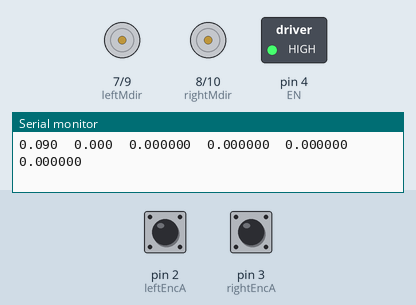
Bench run of a sketch on a simulated Arduino Uno, built with avr-gcc and run on an emulated ATmega328P. Parts: direction and speed pins drawn as motors (green arrow = direction pin HIGH = forward, orange = LOW = backward, longer = more drive), switched loads named in the sketch (green lamp = pin HIGH), the last lines printed to the serial monitor. The inputs (shaded band) are chosen by the test bench; at power-on: pin 2 (leftEncA) HIGH, pin 3 (rightEncA) HIGH.

Above: at 0.1 s.
At 1.1 s:
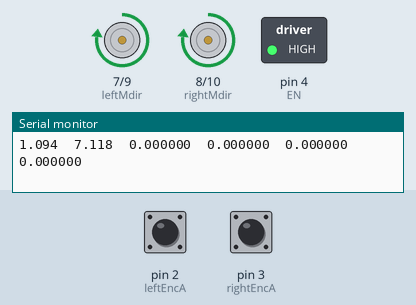
Timing chart, 0 to 4.5 s (numbered marks = the images above):
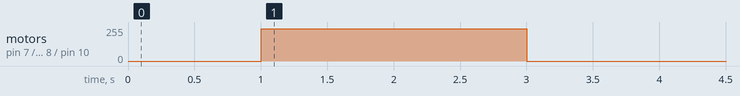

Measured:
- by itself, motor on pin 7 (leftMdir) / pin 9 (leftMpwm), motor on pin 8 (rightMdir) / pin 10 (rightMpwm): stopped → forward 242/255 at 1.0 s, → stopped 2.0 s later

The sketch:

Assignment_2a.ino
```cpp
// === VelocityControl_PI_2a.ino ===
//
// Purpose: 2a demo. Run a PI velocity controller from rest.
//          Log regular samples for t in [0, 3 s] to the serial port.
//          Can print either 6 columns (both wheels) or the 3 required columns.
//
// PRINT MODE: set to 6 for: time  V  omegaL  omegaR  thetaL  thetaR
//             set to 3 for: time  V  omegaAvg
#define PRINT_COLUMNS 6   // <-- change to 3 if your grader wants exactly 3 cols

// ---- Motor driver pins ----
const int EN         = 4;   // HIGH enables motor driver
const int leftMdir   = 7;
const int leftMpwm   = 9;
const int rightMdir  = 8;
const int rightMpwm  = 10;

// ---- Encoder pins (UNO) ----
const int leftEncA   = 2;   // interrupt 0
const int leftEncB   = 5;
const int rightEncA  = 3;   // interrupt 1
const int rightEncB  = 6;

// ---- Geometry & scaling ----
const long  COUNTS_PER_REV = 3200;        // 2π rad = 3200 counts
const float PI8            = 3.14159265f;
const float TWO_PI_F       = 2.0f * PI8;

// ---- Timing ----
const unsigned long desired_Ts_ms = 10;   // 100 Hz loop
const float Ts_s = (float)desired_Ts_ms / 1000.0f;

// ---- Per-wheel sign (flip if forward is negative) ----
const int LEFT_SIGN  = 1;
const int RIGHT_SIGN = +1;

// ---- Plant / electrical ----
const float BATTERY_VOLTAGE = 7.5f;      // << set to your pack
const float VMAX            = 0.95f * BATTERY_VOLTAGE; // headroom vs saturation

// ---- Desired speed (TA-provided), step at t=1s ----
const float OMEGA_REF_RAD_S = 12.0f;      // << put your assigned rad/s here

// ---- PI controller (tune these) ----
// For first-order motor G(s)=K/(s+sigma), PI often: Kp ≈ (sigma/K)*M, Ki ≈ (sigma^2/K)*N.
// Start conservative; adjust on the bench.
float Kp = 0.9f;      // proportional gain
float Ki = 8.0f;      // integral gain [1/s]

// ---- Simple velocity low-pass (to reduce encoder quantization noise) ----
// 1st-order IIR: y = a*y + (1-a)*x, with a = exp(-2π*fc*Ts)
const float fc_hz = 8.0f;            // cutoff (adjust 5–15 Hz as needed)
const float a_lp  = expf(-2.0f*PI8*fc_hz*Ts_s);

// ---- Encoder state (ISR-updated) ----
volatile long leftCount  = 0;
volatile long rightCount = 0;

// ---- Prior positions (radians) for velocity calc ----
float thetaL_prev = 0.0f, thetaR_prev = 0.0f;

// ---- Filtered velocity (state) ----
float omegaL_f = 0.0f, omegaR_f = 0.0f;

// ---- Integrator (PI) ----
float integ = 0.0f;

// ---- Encoder ISRs ----
void ISR_leftA()  {
  int A = digitalRead(leftEncA);
  int B = digitalRead(leftEncB);
  leftCount  += (A == B) ? +1 : -1;
}
void ISR_rightA() {
  int A = digitalRead(rightEncA);
  int B = digitalRead(rightEncB);
  rightCount += (A == B) ? +1 : -1;
}

void setup() {
  // Motors enabled, forward direction
  pinMode(EN, OUTPUT);          digitalWrite(EN, HIGH);
  pinMode(leftMdir, OUTPUT);    digitalWrite(leftMdir, HIGH);
  pinMode(rightMdir, OUTPUT);   digitalWrite(rightMdir, HIGH);
  pinMode(leftMpwm, OUTPUT);    analogWrite(leftMpwm, 0);
  pinMode(rightMpwm, OUTPUT);   analogWrite(rightMpwm, 0);

  // Encoders
  pinMode(leftEncA, INPUT_PULLUP);
  pinMode(leftEncB, INPUT_PULLUP);
  pinMode(rightEncA, INPUT_PULLUP);
  pinMode(rightEncB, INPUT_PULLUP);
  attachInterrupt(digitalPinToInterrupt(leftEncA),  ISR_leftA,  CHANGE);
  attachInterrupt(digitalPinToInterrupt(rightEncA), ISR_rightA, CHANGE);

  Serial.begin(115200);
  Serial.println("Ready!");
#if PRINT_COLUMNS == 6
  Serial.println("# time_s\tvoltage_V\tomegaL\tomegaR\tthetaL\tthetaR");
#else
  Serial.println("# time_s\tvoltage_V\tomegaAvg");
#endif
}

void loop() {
  static unsigned long t0 = millis(), tLast = t0;
  unsigned long now = millis();
  if (now - tLast < desired_Ts_ms) return;
  tLast = now;

  float time_s = (now - t0) / 1000.0f;

  // --- Snapshot counts ---
  long cL, cR;
  noInterrupts();
  cL = leftCount;
  cR = rightCount;
  interrupts();

  // --- Counts -> radians ---
  const float radPerCount = TWO_PI_F / (float)COUNTS_PER_REV;
  float thetaL = (LEFT_SIGN  * (float)cL) * radPerCount;
  float thetaR = (RIGHT_SIGN * (float)cR) * radPerCount;

  // --- Raw velocities from prior theta (exactly per spec) ---
  float omegaL = (thetaL - thetaL_prev) / Ts_s;
  float omegaR = (thetaR - thetaR_prev) / Ts_s;
  thetaL_prev = thetaL;
  thetaR_prev = thetaR;

  // --- Low-pass filter (helps quantization noise) ---
  omegaL_f = a_lp*omegaL_f + (1.0f - a_lp)*omegaL;
  omegaR_f = a_lp*omegaR_f + (1.0f - a_lp)*omegaR;

  // --- Reference schedule: 0 until 1.0 s, then step to OMEGA_REF until 3.0 s ---
  float omegaRef = (time_s >= 1.0f && time_s < 3.0f) ? OMEGA_REF_RAD_S : 0.0f;

  // --- Feedback: use average of both wheels for control ---
  float omegaMeas = 0.5f*(omegaL_f + omegaR_f);
  float e = omegaRef - omegaMeas;

  // --- PI control with simple anti-windup (conditional integration) ---
  // Proposed control voltage (unsat):
  float u_unsat = Kp*e + Ki*integ;
  // Saturate to [0, VMAX] for forward-only demo
  float u = u_unsat;
  if (u > VMAX) u = VMAX;
  if (u < 0.0f) u = 0.0f;

  // Anti-windup: integrate only if not saturating in the wrong direction
  bool saturating_high = (u_unsat > VMAX);
  bool saturating_low  = (u_unsat < 0.0f);
  if ((!saturating_high && !saturating_low) ||
      (saturating_high && e < 0.0f) ||
      (saturating_low  && e > 0.0f)) {
    integ += e * Ts_s;
  }

  // --- Apply same PWM to both wheels ---
  int pwmCmd = (int)((u / BATTERY_VOLTAGE) * 255.0f + 0.5f);
  if (pwmCmd < 0)   pwmCmd = 0;
  if (pwmCmd > 255) pwmCmd = 255;
  analogWrite(leftMpwm,  pwmCmd);
  analogWrite(rightMpwm, pwmCmd);

  // --- Log only first 3 seconds ---
  float voltage = BATTERY_VOLTAGE * ((float)pwmCmd / 255.0f);
  if (time_s <= 3.0f) {
#if PRINT_COLUMNS == 6
    Serial.print(time_s, 3);   Serial.print('\t');
    Serial.print(voltage, 3);  Serial.print('\t');
    Serial.print(omegaL, 6);   Serial.print('\t');  // raw per spec
    Serial.print(omegaR, 6);   Serial.print('\t');  // raw per spec
    Serial.print(thetaL, 6);   Serial.print('\t');
    Serial.println(thetaR, 6);
#else
    float omegaAvg = 0.5f*(omegaL + omegaR); // raw avg
    Serial.print(time_s, 3);   Serial.print('\t');
    Serial.print(voltage, 3);  Serial.print('\t');
    Serial.println(omegaAvg, 6);
#endif
  } else {
    static bool finished = false;
    if (!finished) {
      analogWrite(leftMpwm, 0);
      analogWrite(rightMpwm, 0);
      Serial.println("Finished");
      finished = true;
    }
  }
}
```
